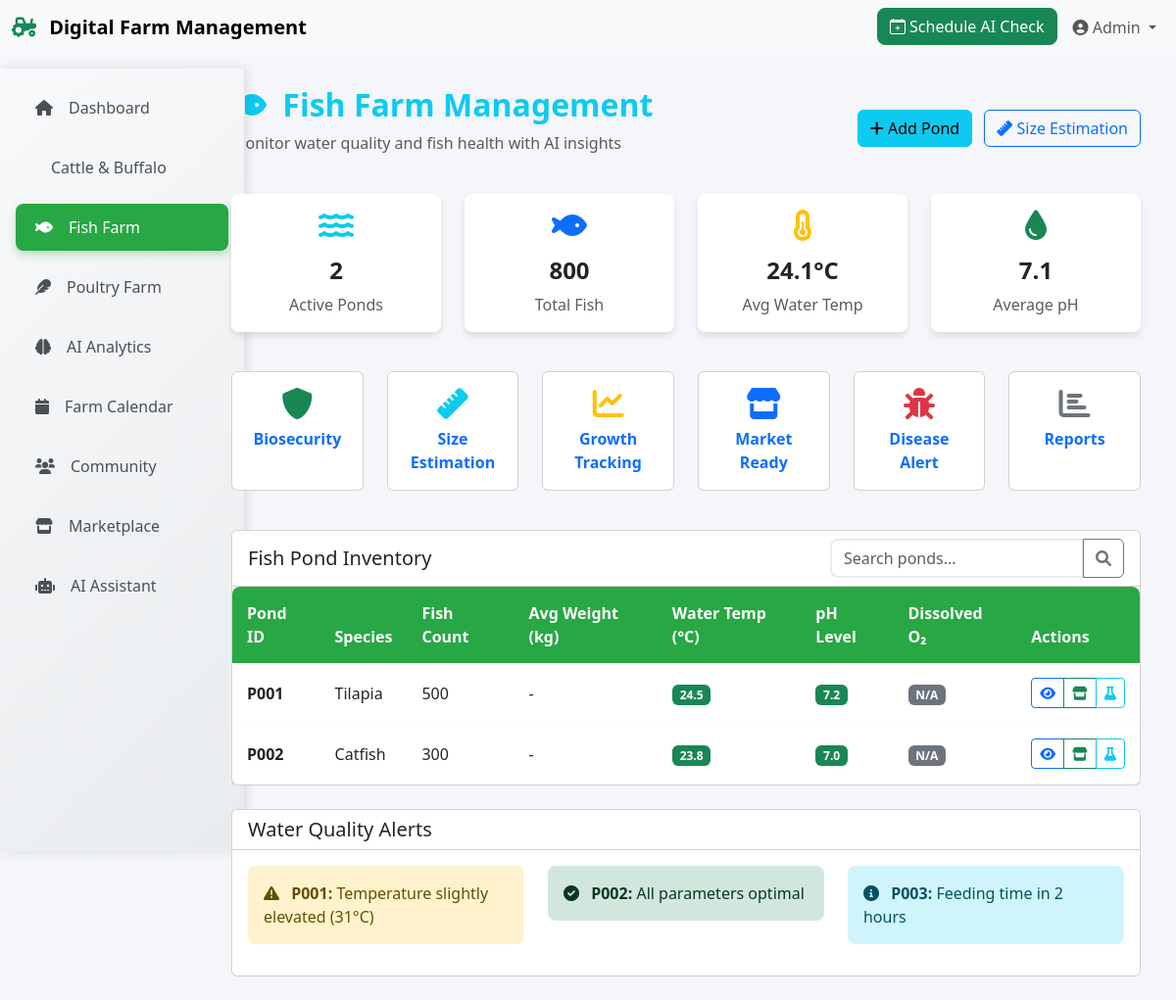
Page /fish/ on the committed database.
### modules/fish.py (models this page shows)
class Fish(db.Model):
    id = db.Column(db.Integer, primary_key=True)
    pond_id = db.Column(db.String(50), unique=True, nullable=False)
    species = db.Column(db.String(100), nullable=False)
    count = db.Column(db.Integer, default=0)
    water_temperature = db.Column(db.Float, nullable=True)
    ph_level = db.Column(db.Float, nullable=True)
    oxygen_level = db.Column(db.Float, nullable=True)
    feed_type = db.Column(db.String(100), nullable=True)
    feed_rate = db.Column(db.Float, nullable=True)  # kg per day
    stocking_date = db.Column(db.Date, nullable=True)
    harvest_date = db.Column(db.Date, nullable=True)
    notes = db.Column(db.Text, nullable=True)
    last_water_change = db.Column(db.DateTime, nullable=True)
    created_date = db.Column(db.DateTime, default=datetime.utcnow)

### modules/fish.py (the view)
@fish_bp.route('/')
def index():
    fish_ponds = Fish.query.all()
    total_ponds = len(fish_ponds)
    total_fish = sum([f.count for f in fish_ponds if f.count])
    avg_water_temp = sum([f.water_temperature for f in fish_ponds if f.water_temperature]) / total_ponds if total_ponds > 0 else 0
    avg_ph = sum([f.ph_level for f in fish_ponds if f.ph_level]) / total_ponds if total_ponds > 0 else 0
    return render_template('fish/index.html',
                         fish_ponds=fish_ponds,
                         total_ponds=total_ponds,
                         total_fish=total_fish,
                         avg_water_temp=avg_water_temp,
                         avg_ph=avg_ph)

### templates/fish/index.html (shortened to what this page needs)
{% extends "base.html" %}
{% block content %}
<div class="d-flex justify-content-between align-items-center mb-4">
    <div>
        <h2 class="fw-bold text-info">
            <i class="fas fa-fish me-2"></i>
            Fish Farm Management
        </h2>
        <p class="text-muted">Monitor water quality and fish health with AI insights</p>
    </div>
    <div>
        <a href="{{ url_for('fish.add_pond') }}" class="btn btn-info me-2">
            <i class="fas fa-plus"></i> Add Pond
        </a>
        <a href="{{ url_for('fish.size_estimation') }}" class="btn btn-outline-primary">
            <i class="fas fa-ruler"></i> Size Estimation
        </a>
    </div>
</div>
<div class="row mb-4">
    <div class="col-md-3 mb-3">
        <div class="card dashboard-card">
            <div class="card-body text-center">
                <i class="fas fa-water fa-2x text-info mb-3"></i>
                <h4 class="fw-bold">{{ total_ponds }}</h4>
                <p class="text-muted mb-0">Active Ponds</p>
            </div>
        </div>
    </div>
    <div class="col-md-3 mb-3">
        <div class="card dashboard-card">
            <div class="card-body text-center">
                <i class="fas fa-fish fa-2x text-primary mb-3"></i>
                <h4 class="fw-bold">{{ total_fish }}</h4>
                <p class="text-muted mb-0">Total Fish</p>
            </div>
        </div>
    </div>
    <div class="col-md-3 mb-3">
        <div class="card dashboard-card">
            <div class="card-body text-center">
                <i class="fas fa-thermometer-half fa-2x text-warning mb-3"></i>
                <h4 class="fw-bold">{{ "%.1f"|format(avg_water_temp) }}°C</h4>
                <p class="text-muted mb-0">Avg Water Temp</p>
            </div>
        </div>
    </div>
    <div class="col-md-3 mb-3">
        <div class="card dashboard-card">
            <div class="card-body text-center">
                <i class="fas fa-tint fa-2x text-success mb-3"></i>
                <h4 class="fw-bold">{{ "%.1f"|format(avg_ph) }}</h4>
                <p class="text-muted mb-0">Average pH</p>
            </div>
        </div>
    </div>
</div>
<div class="row mb-4">
    <div class="col-md-2 mb-3">
        <div class="card h-100 text-center">
            <div class="card-body">
                <a href="{{ url_for('fish.biosecurity') }}" class="text-decoration-none">
                    <i class="fas fa-shield-alt fa-2x text-success mb-2"></i>
                    <p class="fw-bold mb-0">Biosecurity</p>
                </a>
            </div>
        </div>
    </div>
    <div class="col-md-2 mb-3">
        <div class="card h-100 text-center">
            <div class="card-body">
                <a href="{{ url_for('fish.size_estimation') }}" class="text-decoration-none">
                    <i class="fas fa-ruler fa-2x text-info mb-2"></i>
                    <p class="fw-bold mb-0">Size Estimation</p>
                </a>
            </div>
        </div>
    </div>
    <div class="col-md-2 mb-3">
        <div class="card h-100 text-center">
            <div class="card-body">
                <a href="#" class="text-decoration-none">
                    <i class="fas fa-chart-line fa-2x text-warning mb-2"></i>
                    <p class="fw-bold mb-0">Growth Tracking</p>
                </a>
            </div>
        </div>
    </div>
    <div class="col-md-2 mb-3">
        <div class="card h-100 text-center">
            <div class="card-body">
                <a href="#" class="text-decoration-none">
                    <i class="fas fa-store fa-2x text-primary mb-2"></i>
                    <p class="fw-bold mb-0">Market Ready</p>
                </a>
            </div>
        </div>
    </div>
    <div class="col-md-2 mb-3">
        <div class="card h-100 text-center">
            <div class="card-body">
                <a href="#" class="text-decoration-none">
                    <i class="fas fa-bug fa-2x text-danger mb-2"></i>
                    <p class="fw-bold mb-0">Disease Alert</p>
                </a>
            </div>
        </div>
    </div>
    <div class="col-md-2 mb-3">
        <div class="card h-100 text-center">
            <div class="card-body">
                <a href="#" class="text-decoration-none">
                    <i class="fas fa-chart-bar fa-2x text-secondary mb-2"></i>
                    <p class="fw-bold mb-0">Reports</p>
                </a>
            </div>
        </div>
    </div>
</div>
<div class="row">
    <div class="col-12">
        <div class="card">
            <div class="card-header bg-white">
                <div class="d-flex justify-content-between align-items-center">
                    <h5 class="mb-0">Fish Pond Inventory</h5>
                    <div class="input-group" style="width: 300px;">
                        <input type="text" class="form-control" placeholder="Search ponds..." id="searchInput">
                        <button class="btn btn-outline-secondary" type="button">
                            <i class="fas fa-search"></i>
                        </button>
                    </div>
                </div>
            </div>
            <div class="card-body p-0">
                <div class="table-responsive">
                    <table class="table table-hover mb-0">
                        <thead>
                            <tr>
                                <th>Pond ID</th>
                                <th>Species</th>
                                <th>Fish Count</th>
                                <th>Avg Weight (kg)</th>
                                <th>Water Temp (°C)</th>
                                <th>pH Level</th>
                                <th>Dissolved O₂</th>
                                <th>Actions</th>
                            </tr>
                        </thead>
                        <tbody>
                            {% for pond in fish_ponds %}
                            <tr>
                                <td>
                                    <strong>{{ pond.pond_id }}</strong>
                                </td>
                                <td>{{ pond.species }}</td>
                                <td>{{ pond.count }}</td>
                                <td>{{ "%.2f"|format(pond.average_weight) if pond.average_weight else '-' }}</td>
                                <td>
                                    <span class="badge {% if pond.water_temperature %}{% if pond.water_temperature < 20 or pond.water_temperature > 30 %}bg-warning{% else %}bg-success{% endif %}{% else %}bg-secondary{% endif %}">
                                        {{ "%.1f"|format(pond.water_temperature) if pond.water_temperature else 'N/A' }}
                                    </span>
                                </td>
                                <td>
                                    <span class="badge {% if pond.ph_level %}{% if pond.ph_level < 6.5 or pond.ph_level > 8.5 %}bg-danger{% else %}bg-success{% endif %}{% else %}bg-secondary{% endif %}">
                                        {{ "%.1f"|format(pond.ph_level) if pond.ph_level else 'N/A' }}
                                    </span>
                                </td>
                                <td>
                                    <span class="badge {% if pond.dissolved_oxygen %}{% if pond.dissolved_oxygen < 5 %}bg-danger{% else %}bg-success{% endif %}{% else %}bg-secondary{% endif %}">
                                        {{ "%.1f"|format(pond.dissolved_oxygen) if pond.dissolved_oxygen else 'N/A' }}
                                    </span>
                                </td>
                                <td>
                                    <div class="btn-group btn-group-sm">
                                        <a href="#" class="btn btn-outline-primary" title="View Details">
                                            <i class="fas fa-eye"></i>
                                        </a>
                                        <a href="{{ url_for('fish.market_readiness', pond_id=pond.id) }}"
                                           class="btn btn-outline-success" title="Market Readiness">
                                            <i class="fas fa-store"></i>
                                        </a>
                                        <a href="#" class="btn btn-outline-info" title="Water Analysis">
                                            <i class="fas fa-flask"></i>
                                        </a>
                                    </div>
                                </td>
                            </tr>
                            {% endfor %}
                        </tbody>
                    </table>
                </div>
            </div>
        </div>
    </div>
</div>
<div class="row mt-4">
    <div class="col-12">
        <div class="card">
            <div class="card-header bg-white">
                <h5 class="mb-0">Water Quality Alerts</h5>
            </div>
            <div class="card-body">
                <div class="row">
                    <div class="col-md-4 mb-3">
                        <div class="alert alert-warning mb-0">
                            <i class="fas fa-exclamation-triangle me-2"></i>
                            <strong>P001:</strong> Temperature slightly elevated (31°C)
                        </div>
                    </div>
                    <div class="col-md-4 mb-3">
                        <div class="alert alert-success mb-0">
                            <i class="fas fa-check-circle me-2"></i>
                            <strong>P002:</strong> All parameters optimal
                        </div>
                    </div>
                    <div class="col-md-4 mb-3">
                        <div class="alert alert-info mb-0">
                            <i class="fas fa-info-circle me-2"></i>
                            <strong>P003:</strong> Feeding time in 2 hours
                        </div>
                    </div>
                </div>
            </div>
        </div>
    </div>
</div>
{% endblock %}

### templates/base.html (shortened to what this page needs)
<!DOCTYPE html>
<html lang="en">
<head>
    <link href="https://cdn.jsdelivr.net/npm/bootstrap@5.3.0/dist/css/bootstrap.min.css" rel="stylesheet">
    <link href="https://cdn.jsdelivr.net/npm/bootstrap-icons@1.10.0/font/bootstrap-icons.css" rel="stylesheet">
    <link rel="stylesheet" href="https://cdnjs.cloudflare.com/ajax/libs/font-awesome/6.0.0/css/all.min.css">
    <link rel="stylesheet" href="{{ url_for('static', filename='css/style.css') }}">
</head>
<body>
    <nav class="navbar navbar-expand-lg navbar-light bg-light fixed-top">
        <div class="container-fluid">
            <a class="navbar-brand fw-bold" href="/">
                <i class="fas fa-tractor text-success me-2"></i>
                Digital Farm Management
            </a>
            <div class="collapse navbar-collapse justify-content-end" id="navbarNav">
                <ul class="navbar-nav">
                    <li class="nav-item">
                        <button class="btn btn-success me-2" onclick="scheduleAICheck()">
                            <i class="bi bi-calendar-plus"></i> Schedule AI Check
                        </button>
                    </li>
                    <li class="nav-item dropdown">
                        <a class="nav-link dropdown-toggle" href="#" id="navbarDropdown" role="button" data-bs-toggle="dropdown">
                            <i class="fas fa-user-circle"></i> Admin
                        </a>
                    </li>
                </ul>
            </div>
        </div>
    </nav>
    <div class="container-fluid mt-5 pt-3">
        <div class="row">
            <div class="col-md-3 col-lg-2 px-0">
                <div class="sidebar bg-light vh-100 position-fixed" style="width: 250px; top: 70px; left: 0;">
                    <div class="p-3">
                        <ul class="nav flex-column">
                            <li class="nav-item mb-2">
                                <a class="nav-link active d-flex align-items-center" href="/">
                                    <i class="fas fa-home me-3"></i> Dashboard
                                </a>
                            </li>
                            <li class="nav-item mb-2">
                                <a class="nav-link d-flex align-items-center" href="/cattle">
                                     Cattle & Buffalo
                                </a>
                            </li>
                            <li class="nav-item mb-2">
                                <a class="nav-link d-flex align-items-center" href="/fish">
                                    <i class="fas fa-fish me-3"></i> Fish Farm
                                </a>
                            </li>
                            <li class="nav-item mb-2">
                                <a class="nav-link d-flex align-items-center" href="/poultry">
                                    <i class="fas fa-feather me-3"></i> Poultry Farm
                                </a>
                            </li>
                            <li class="nav-item mb-2">
                                <a class="nav-link d-flex align-items-center" href="/ai">
                                    <i class="fas fa-brain me-3"></i> AI Analytics
                                </a>
                            </li>
                            <li class="nav-item mb-2">
                                <a class="nav-link d-flex align-items-center" href="/calendar">
                                    <i class="fas fa-calendar me-3"></i> Farm Calendar
                                </a>
                            </li>
                            <li class="nav-item mb-2">
                                <a class="nav-link d-flex align-items-center" href="/community">
                                    <i class="fas fa-users me-3"></i> Community
                                </a>
                            </li>
                            <li class="nav-item mb-2">
                                <a class="nav-link d-flex align-items-center" href="/marketplace">
                                    <i class="fas fa-store me-3"></i> Marketplace
                                </a>
                            </li>
                            <li class="nav-item mb-2">
                                <a class="nav-link d-flex align-items-center" href="/assistant">
                                    <i class="fas fa-robot me-3"></i> AI Assistant
                                </a>
                            </li>
                        </ul>
                    </div>
                </div>
            </div>
            <div class="col-md-9 col-lg-10 offset-md-3 offset-lg-2">
                <main class="main-content p-4">
                    {% block content %}{% endblock %}
                </main>
            </div>
        </div>
    </div>
</body>
</html>

### rows in the picture
Fish: pond_id "P001", species "Tilapia", count "500", average_weight "-", water_temperature "24.5", ph_level "7.2", dissolved_oxygen "N/A"
Fish: pond_id "P002", species "Catfish", count "300", average_weight "-", water_temperature "23.8", ph_level "7.0", dissolved_oxygen "N/A"

### other values in the picture
{{ total_ponds }} "2"
{{ total_fish }} "800"
{{ "%.1f"|format(avg_water_temp) }} "24.1"
{{ "%.1f"|format(avg_ph) }} "7.1"
